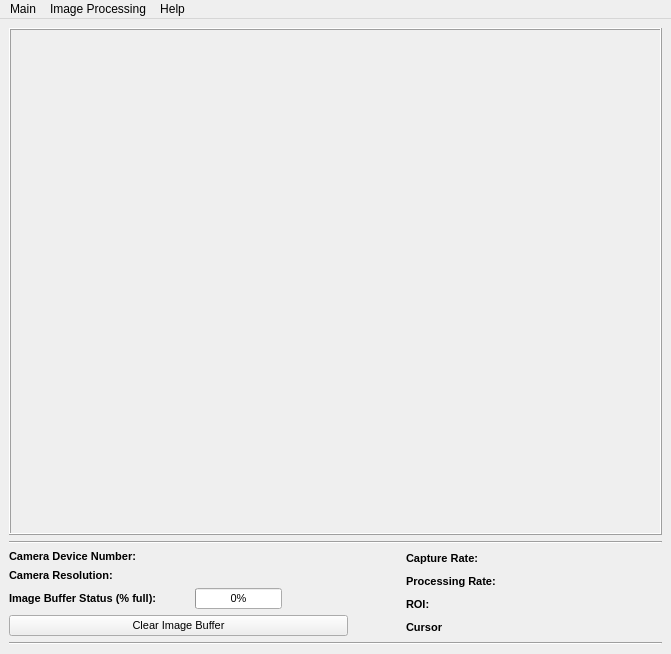
<?xml version="1.0" encoding="UTF-8"?>
<ui version="4.0">
 <class>MainWindow</class>
 <widget class="QMainWindow" name="MainWindow">
  <property name="geometry">
   <rect>
    <x>0</x>
    <y>0</y>
    <width>671</width>
    <height>654</height>
   </rect>
  </property>
  <property name="sizePolicy">
   <sizepolicy hsizetype="Minimum" vsizetype="Minimum">
    <horstretch>0</horstretch>
    <verstretch>0</verstretch>
   </sizepolicy>
  </property>
  <property name="minimumSize">
   <size>
    <width>661</width>
    <height>633</height>
   </size>
  </property>
  <property name="windowTitle">
   <string>qt-opencv-multithreaded</string>
  </property>
  <property name="autoFillBackground">
   <bool>false</bool>
  </property>
  <widget class="QWidget" name="centralwidget">
   <layout class="QGridLayout" name="gridLayout">
    <item row="0" column="0">
     <layout class="QVBoxLayout" name="verticalLayout_2">
      <item>
       <widget class="FrameLabel" name="frameLabel">
        <property name="enabled">
         <bool>true</bool>
        </property>
        <property name="sizePolicy">
         <sizepolicy hsizetype="MinimumExpanding" vsizetype="MinimumExpanding">
          <horstretch>0</horstretch>
          <verstretch>0</verstretch>
         </sizepolicy>
        </property>
        <property name="minimumSize">
         <size>
          <width>642</width>
          <height>482</height>
         </size>
        </property>
        <property name="mouseTracking">
         <bool>true</bool>
        </property>
        <property name="autoFillBackground">
         <bool>true</bool>
        </property>
        <property name="frameShape">
         <enum>QFrame::Box</enum>
        </property>
        <property name="frameShadow">
         <enum>QFrame::Raised</enum>
        </property>
        <property name="lineWidth">
         <number>1</number>
        </property>
        <property name="alignment">
         <set>Qt::AlignCenter</set>
        </property>
       </widget>
      </item>
      <item>
       <widget class="Line" name="line">
        <property name="orientation">
         <enum>Qt::Horizontal</enum>
        </property>
       </widget>
      </item>
      <item>
       <layout class="QHBoxLayout" name="horizontalLayout_8">
        <item>
         <layout class="QVBoxLayout" name="verticalLayout">
          <item>
           <layout class="QHBoxLayout" name="horizontalLayout_2">
            <item>
             <widget class="QLabel" name="label_4">
              <property name="minimumSize">
               <size>
                <width>180</width>
                <height>0</height>
               </size>
              </property>
              <property name="maximumSize">
               <size>
                <width>180</width>
                <height>16777215</height>
               </size>
              </property>
              <property name="font">
               <font>
                <pointsize>8</pointsize>
                <weight>75</weight>
                <bold>true</bold>
               </font>
              </property>
              <property name="text">
               <string>Camera Device Number:</string>
              </property>
              <property name="alignment">
               <set>Qt::AlignLeading|Qt::AlignLeft|Qt::AlignVCenter</set>
              </property>
             </widget>
            </item>
            <item>
             <widget class="QLabel" name="deviceNumberLabel">
              <property name="font">
               <font>
                <pointsize>8</pointsize>
               </font>
              </property>
              <property name="alignment">
               <set>Qt::AlignLeading|Qt::AlignLeft|Qt::AlignVCenter</set>
              </property>
             </widget>
            </item>
           </layout>
          </item>
          <item>
           <layout class="QHBoxLayout" name="horizontalLayout_3">
            <item>
             <widget class="QLabel" name="label_5">
              <property name="minimumSize">
               <size>
                <width>180</width>
                <height>0</height>
               </size>
              </property>
              <property name="maximumSize">
               <size>
                <width>180</width>
                <height>16777215</height>
               </size>
              </property>
              <property name="font">
               <font>
                <pointsize>8</pointsize>
                <weight>75</weight>
                <bold>true</bold>
               </font>
              </property>
              <property name="text">
               <string>Camera Resolution:</string>
              </property>
              <property name="alignment">
               <set>Qt::AlignLeading|Qt::AlignLeft|Qt::AlignVCenter</set>
              </property>
             </widget>
            </item>
            <item>
             <widget class="QLabel" name="cameraResolutionLabel">
              <property name="font">
               <font>
                <pointsize>8</pointsize>
               </font>
              </property>
              <property name="alignment">
               <set>Qt::AlignLeading|Qt::AlignLeft|Qt::AlignVCenter</set>
              </property>
             </widget>
            </item>
           </layout>
          </item>
          <item>
           <layout class="QHBoxLayout" name="horizontalLayout">
            <item>
             <widget class="QLabel" name="label_1">
              <property name="minimumSize">
               <size>
                <width>180</width>
                <height>0</height>
               </size>
              </property>
              <property name="maximumSize">
               <size>
                <width>180</width>
                <height>16777215</height>
               </size>
              </property>
              <property name="font">
               <font>
                <pointsize>8</pointsize>
                <weight>75</weight>
                <bold>true</bold>
               </font>
              </property>
              <property name="text">
               <string>Image Buffer Status (% full):</string>
              </property>
              <property name="alignment">
               <set>Qt::AlignLeading|Qt::AlignLeft|Qt::AlignVCenter</set>
              </property>
             </widget>
            </item>
            <item>
             <widget class="QProgressBar" name="imageBufferBar">
              <property name="font">
               <font>
                <pointsize>8</pointsize>
               </font>
              </property>
              <property name="value">
               <number>0</number>
              </property>
             </widget>
            </item>
            <item>
             <widget class="QLabel" name="imageBufferLabel">
              <property name="minimumSize">
               <size>
                <width>60</width>
                <height>0</height>
               </size>
              </property>
              <property name="maximumSize">
               <size>
                <width>60</width>
                <height>16777215</height>
               </size>
              </property>
              <property name="font">
               <font>
                <pointsize>8</pointsize>
               </font>
              </property>
              <property name="text">
               <string/>
              </property>
              <property name="alignment">
               <set>Qt::AlignCenter</set>
              </property>
             </widget>
            </item>
           </layout>
          </item>
          <item>
           <widget class="QPushButton" name="clearImageBufferButton">
            <property name="font">
             <font>
              <pointsize>8</pointsize>
             </font>
            </property>
            <property name="text">
             <string>Clear Image Buffer</string>
            </property>
           </widget>
          </item>
         </layout>
        </item>
        <item>
         <spacer name="horizontalSpacer">
          <property name="orientation">
           <enum>Qt::Horizontal</enum>
          </property>
          <property name="sizeHint" stdset="0">
           <size>
            <width>40</width>
            <height>20</height>
           </size>
          </property>
         </spacer>
        </item>
        <item>
         <layout class="QVBoxLayout" name="verticalLayout_3">
          <item>
           <layout class="QHBoxLayout" name="horizontalLayout_7">
            <item>
             <widget class="QLabel" name="label_2">
              <property name="minimumSize">
               <size>
                <width>110</width>
                <height>0</height>
               </size>
              </property>
              <property name="maximumSize">
               <size>
                <width>110</width>
                <height>16777215</height>
               </size>
              </property>
              <property name="font">
               <font>
                <pointsize>8</pointsize>
                <weight>75</weight>
                <bold>true</bold>
               </font>
              </property>
              <property name="text">
               <string>Capture Rate:</string>
              </property>
              <property name="alignment">
               <set>Qt::AlignLeading|Qt::AlignLeft|Qt::AlignVCenter</set>
              </property>
             </widget>
            </item>
            <item>
             <widget class="QLabel" name="captureRateLabel">
              <property name="enabled">
               <bool>true</bool>
              </property>
              <property name="minimumSize">
               <size>
                <width>140</width>
                <height>0</height>
               </size>
              </property>
              <property name="maximumSize">
               <size>
                <width>140</width>
                <height>16777215</height>
               </size>
              </property>
              <property name="font">
               <font>
                <pointsize>8</pointsize>
               </font>
              </property>
              <property name="text">
               <string/>
              </property>
              <property name="alignment">
               <set>Qt::AlignLeading|Qt::AlignLeft|Qt::AlignVCenter</set>
              </property>
             </widget>
            </item>
           </layout>
          </item>
          <item>
           <layout class="QHBoxLayout" name="horizontalLayout_6">
            <item>
             <widget class="QLabel" name="label_3">
              <property name="minimumSize">
               <size>
                <width>110</width>
                <height>0</height>
               </size>
              </property>
              <property name="maximumSize">
               <size>
                <width>110</width>
                <height>16777215</height>
               </size>
              </property>
              <property name="font">
               <font>
                <pointsize>8</pointsize>
                <weight>75</weight>
                <bold>true</bold>
               </font>
              </property>
              <property name="text">
               <string>Processing Rate:</string>
              </property>
              <property name="alignment">
               <set>Qt::AlignLeading|Qt::AlignLeft|Qt::AlignVCenter</set>
              </property>
             </widget>
            </item>
            <item>
             <widget class="QLabel" name="processingRateLabel">
              <property name="minimumSize">
               <size>
                <width>140</width>
                <height>0</height>
               </size>
              </property>
              <property name="maximumSize">
               <size>
                <width>140</width>
                <height>16777215</height>
               </size>
              </property>
              <property name="font">
               <font>
                <pointsize>8</pointsize>
               </font>
              </property>
              <property name="text">
               <string/>
              </property>
              <property name="alignment">
               <set>Qt::AlignLeading|Qt::AlignLeft|Qt::AlignVCenter</set>
              </property>
             </widget>
            </item>
           </layout>
          </item>
          <item>
           <layout class="QHBoxLayout" name="horizontalLayout_4">
            <item>
             <widget class="QLabel" name="label_6">
              <property name="minimumSize">
               <size>
                <width>110</width>
                <height>0</height>
               </size>
              </property>
              <property name="maximumSize">
               <size>
                <width>110</width>
                <height>16777215</height>
               </size>
              </property>
              <property name="font">
               <font>
                <pointsize>8</pointsize>
                <weight>75</weight>
                <bold>true</bold>
               </font>
              </property>
              <property name="text">
               <string>ROI:</string>
              </property>
             </widget>
            </item>
            <item>
             <widget class="QLabel" name="roiLabel">
              <property name="minimumSize">
               <size>
                <width>140</width>
                <height>0</height>
               </size>
              </property>
              <property name="maximumSize">
               <size>
                <width>140</width>
                <height>16777215</height>
               </size>
              </property>
              <property name="font">
               <font>
                <pointsize>8</pointsize>
               </font>
              </property>
              <property name="text">
               <string/>
              </property>
             </widget>
            </item>
           </layout>
          </item>
          <item>
           <layout class="QHBoxLayout" name="horizontalLayout_5">
            <item>
             <widget class="QLabel" name="label_7">
              <property name="minimumSize">
               <size>
                <width>110</width>
                <height>0</height>
               </size>
              </property>
              <property name="maximumSize">
               <size>
                <width>110</width>
                <height>16777215</height>
               </size>
              </property>
              <property name="font">
               <font>
                <pointsize>8</pointsize>
                <weight>75</weight>
                <bold>true</bold>
               </font>
              </property>
              <property name="text">
               <string>Cursor</string>
              </property>
             </widget>
            </item>
            <item>
             <widget class="QLabel" name="mouseCursorPosLabel">
              <property name="minimumSize">
               <size>
                <width>140</width>
                <height>0</height>
               </size>
              </property>
              <property name="maximumSize">
               <size>
                <width>140</width>
                <height>16777215</height>
               </size>
              </property>
              <property name="font">
               <font>
                <pointsize>8</pointsize>
               </font>
              </property>
              <property name="text">
               <string/>
              </property>
             </widget>
            </item>
           </layout>
          </item>
         </layout>
        </item>
       </layout>
      </item>
      <item>
       <widget class="Line" name="line_2">
        <property name="orientation">
         <enum>Qt::Horizontal</enum>
        </property>
       </widget>
      </item>
     </layout>
    </item>
   </layout>
  </widget>
  <widget class="QMenuBar" name="menubar">
   <property name="geometry">
    <rect>
     <x>0</x>
     <y>0</y>
     <width>671</width>
     <height>40</height>
    </rect>
   </property>
   <widget class="QMenu" name="mainMenu">
    <property name="title">
     <string>Main</string>
    </property>
    <addaction name="connectToCameraAction"/>
    <addaction name="disconnectCameraAction"/>
    <addaction name="separator"/>
    <addaction name="exitAction"/>
   </widget>
   <widget class="QMenu" name="aboutMenu">
    <property name="title">
     <string>Help</string>
    </property>
    <addaction name="aboutAction"/>
   </widget>
   <widget class="QMenu" name="imageProcessingMenu">
    <property name="title">
     <string>Image Processing</string>
    </property>
    <addaction name="grayscaleAction"/>
    <addaction name="smoothAction"/>
    <addaction name="dilateAction"/>
    <addaction name="erodeAction"/>
    <addaction name="flipAction"/>
    <addaction name="cannyAction"/>
    <addaction name="separator"/>
    <addaction name="imageProcessingSettingsAction"/>
   </widget>
   <addaction name="mainMenu"/>
   <addaction name="imageProcessingMenu"/>
   <addaction name="aboutMenu"/>
  </widget>
  <action name="connectToCameraAction">
   <property name="text">
    <string>Connect to Camera...</string>
   </property>
  </action>
  <action name="disconnectCameraAction">
   <property name="text">
    <string>Disconnect Camera</string>
   </property>
  </action>
  <action name="exitAction">
   <property name="text">
    <string>Exit</string>
   </property>
  </action>
  <action name="aboutAction">
   <property name="text">
    <string>About...</string>
   </property>
  </action>
  <action name="grayscaleAction">
   <property name="checkable">
    <bool>true</bool>
   </property>
   <property name="text">
    <string>1: Grayscale</string>
   </property>
  </action>
  <action name="smoothAction">
   <property name="checkable">
    <bool>true</bool>
   </property>
   <property name="text">
    <string>2: Smooth</string>
   </property>
  </action>
  <action name="flipAction">
   <property name="checkable">
    <bool>true</bool>
   </property>
   <property name="text">
    <string>5: Flip</string>
   </property>
  </action>
  <action name="dilateAction">
   <property name="checkable">
    <bool>true</bool>
   </property>
   <property name="text">
    <string>3: Dilate</string>
   </property>
  </action>
  <action name="erodeAction">
   <property name="checkable">
    <bool>true</bool>
   </property>
   <property name="text">
    <string>4: Erode</string>
   </property>
  </action>
  <action name="cannyAction">
   <property name="checkable">
    <bool>true</bool>
   </property>
   <property name="text">
    <string>6. Canny</string>
   </property>
  </action>
  <action name="imageProcessingSettingsAction">
   <property name="text">
    <string>Settings...</string>
   </property>
  </action>
 </widget>
 <customwidgets>
  <customwidget>
   <class>FrameLabel</class>
   <extends>QLabel</extends>
   <header>FrameLabel.h</header>
  </customwidget>
 </customwidgets>
 <resources/>
 <connections/>
</ui>
